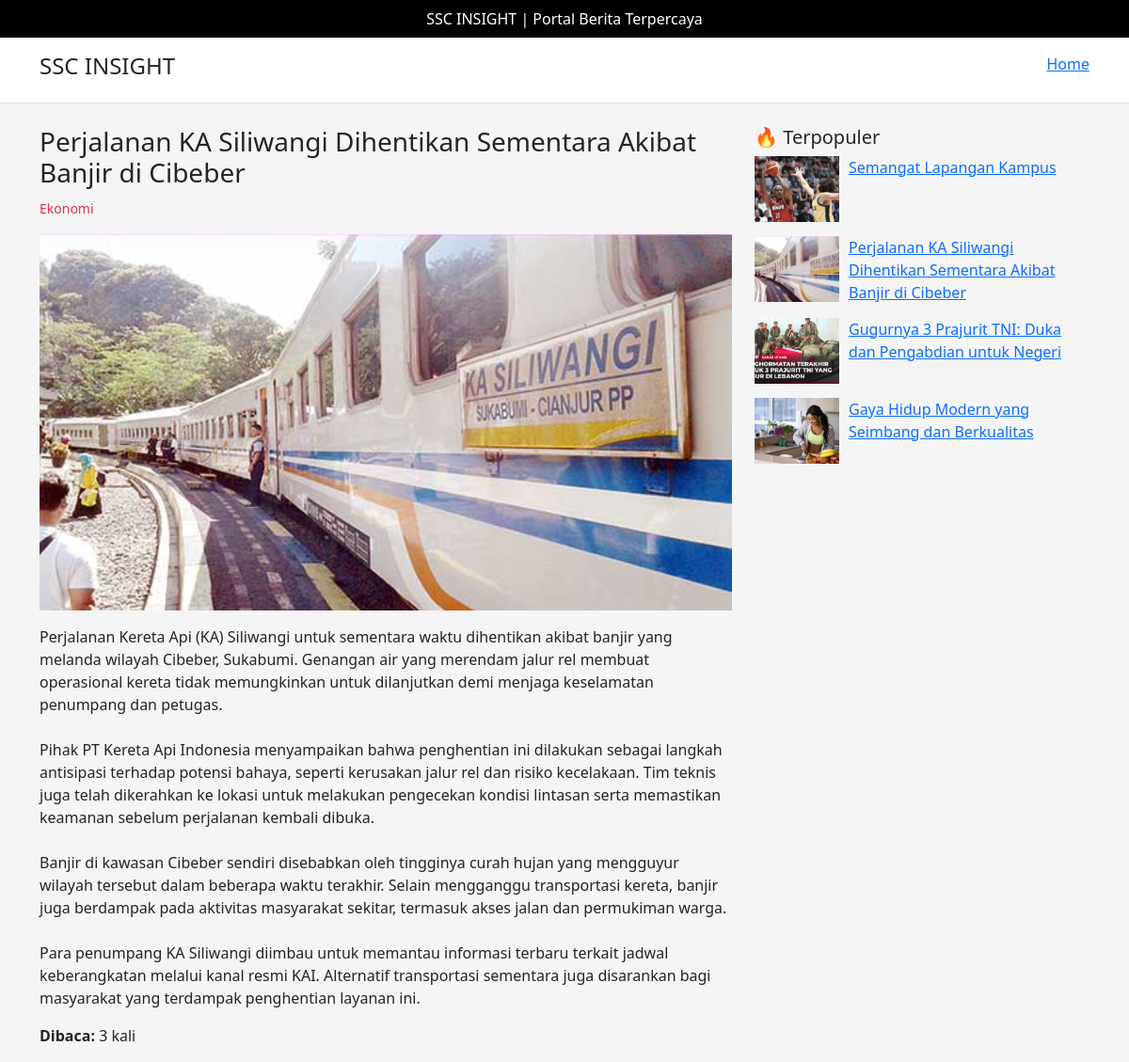
/portalberita/detail.php?id=2, run on the app's committed database.
### tables this page shows
CREATE TABLE `artikel` (
  `id` int(11) NOT NULL,
  `judul` varchar(255) NOT NULL,
  `isi` text NOT NULL,
  `gambar` varchar(255) DEFAULT NULL,
  `tanggal` timestamp NOT NULL DEFAULT current_timestamp(),
  `kategori_id` int(11) DEFAULT NULL,
  `views` int(11) DEFAULT 0
);

CREATE TABLE `kategori` (
  `id` int(11) NOT NULL,
  `nama_kategori` varchar(100) DEFAULT NULL,
  `created_at` datetime DEFAULT current_timestamp(),
  `updated_at` datetime DEFAULT current_timestamp() ON UPDATE current_timestamp()
);

### portalberita/detail.php (the view, shortened to what this page needs)
<?php
include "admin/koneksi.php";
$id = $_GET['id'];
mysqli_query($conn, "
    UPDATE artikel
    SET views = views + 1
    WHERE id='$id'
");
$data = mysqli_query($conn, "
    SELECT a.*, k.nama_kategori
    FROM artikel a
    JOIN kategori k ON a.kategori_id= k.id
    WHERE a.id='$id'
");
$d = mysqli_fetch_assoc($data);
$trending = mysqli_query($conn, "
    SELECT * FROM artikel
    ORDER BY views DESC
    LIMIT 5
");
?>
<!DOCTYPE html>
<html lang="id">
<head>
<link href="https://cdn.jsdelivr.net/npm/bootstrap@5.3.3/dist/css/bootstrap.min.css" rel="stylesheet">
</head>
<body>
<div class="topbar text-center">
    SSC INSIGHT | Portal Berita Terpercaya
</div>
<div class="navbar-main p-3">
<div class="container d-flex justify-content-between">
    <h4>SSC INSIGHT</h4>
    <a href="index.php">Home</a>
</div>
</div>
<div class="container mt-4">
<div class="row">
<div class="col-md-8">
<h3><?= $d['judul']; ?></h3>
<small class="text-danger"><?= $d['nama_kategori']; ?></small>
<img src="admin/gambar/<?= $d['gambar']; ?>" class="main-img mt-3">
<p class="mt-3"><?= nl2br($d['isi']); ?></p>
<p><b>Dibaca:</b> <?= $d['views']; ?> kali</p>
</div>
<div class="col-md-4">
<h5>🔥 Terpopuler</h5>
<?php while($t = mysqli_fetch_assoc($trending)) { ?>
<div class="sidebar-item">
    <img src="admin/gambar/<?= $t['gambar']; ?>">
    <div>
        <a href="detail.php?id=<?= $t['id']; ?>">
            <?= $t['judul']; ?>
        </a>
    </div>
</div>
<?php } ?>
</div>
</div>
</div>
</body>
</html>

### portalberita/detail.php (style rules this page uses)
body { background:#f5f5f5; }
.topbar { background:black; color:white; padding:8px; }
.navbar-main { background:white; border-bottom:1px solid #ddd; }
.sidebar-item { display:flex; margin-bottom:15px; }
.sidebar-item img { width:90px; height:70px; object-fit:cover; margin-right:10px; }
img.main-img { width:100%; height:400px; object-fit:cover; }

### data on the page
artikel: judul "Perjalanan KA Siliwangi Dihentikan Sementara Akibat Banjir di Cibeber", kategori.nama_kategori "Ekonomi", gambar (picture), isi "Perjalanan Kereta Api (KA) Siliwangi untuk sementara waktu dihentikan akibat banjir yang melanda wilayah Cibeber, Sukabumi. Genangan air yang merendam jalur rel membuat operasional kereta tidak memungkinkan untuk dilanjutkan demi menjaga keselamatan penumpang dan petugas. Pihak PT Kereta Api Indonesia menyampaikan bahwa penghentian ini dilakukan sebagai langkah antisipasi terhadap potensi bahaya, seperti kerusakan jalur rel dan risiko kecelakaan. Tim teknis juga telah dikerahkan ke lokasi untuk melakukan pengecekan kondisi lintasan serta memastikan keamanan sebelum perjalanan kembali dibuka. Banjir di kawasan Cibeber sendiri disebabkan oleh tingginya curah hujan yang mengguyur wilayah…", views "3"
artikel: gambar (picture), judul "Semangat Lapangan Kampus"
artikel: gambar (picture), judul "Gugurnya 3 Prajurit TNI: Duka dan Pengabdian untuk Negeri"
artikel: gambar (picture), judul "Gaya Hidup Modern yang Seimbang dan Berkualitas"
